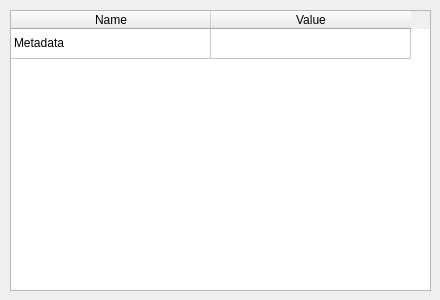
<?xml version="1.0" encoding="UTF-8"?>
<ui version="4.0">
 <class>FileMetadataDetails</class>
 <widget class="QDialog" name="FileMetadataDetails">
  <property name="geometry">
   <rect>
    <x>0</x>
    <y>0</y>
    <width>440</width>
    <height>300</height>
   </rect>
  </property>
  <property name="windowTitle">
   <string>FileMetadataDetails</string>
  </property>
  <widget class="QTableWidget" name="tableWidget">
   <property name="geometry">
    <rect>
     <x>10</x>
     <y>10</y>
     <width>421</width>
     <height>281</height>
    </rect>
   </property>
   <property name="autoScroll">
    <bool>true</bool>
   </property>
   <attribute name="horizontalHeaderVisible">
    <bool>true</bool>
   </attribute>
   <attribute name="horizontalHeaderDefaultSectionSize">
    <number>200</number>
   </attribute>
   <attribute name="verticalHeaderVisible">
    <bool>false</bool>
   </attribute>
   <row>
    <property name="text">
     <string>Titles</string>
    </property>
   </row>
   <column>
    <property name="text">
     <string>Name</string>
    </property>
   </column>
   <column>
    <property name="text">
     <string>Value</string>
    </property>
   </column>
   <item row="0" column="0">
    <property name="text">
     <string>Metadata</string>
    </property>
   </item>
  </widget>
 </widget>
 <layoutdefault spacing="6" margin="11"/>
 <resources/>
 <connections/>
</ui>
